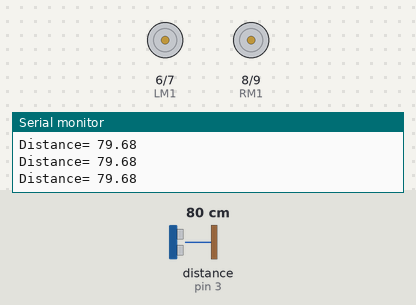
Bench run of a sketch on a simulated Arduino Uno, built with avr-gcc and run on an emulated ATmega328P. Parts: motor-driver pin pairs drawn as motors (green arrow = first pin HIGH = forward, orange = second pin HIGH = backward, longer = more drive), the last lines printed to the serial monitor. Wiring (inferred from the names in the program): ultrasonic range finder: trigger pin 2; echo pin 3. The test bench sets the inputs (shaded band); at power-on: distance to the obstacle (sensor on pin 3) 80 cm. The echo pulse lasts 58.3 µs per cm.

Above: at 1.2 s.
1.3 s: distance to the obstacle (sensor on pin 3) set to 45 cm
2.8 s: distance to the obstacle (sensor on pin 3) set to 37 cm
At 3.5 s:
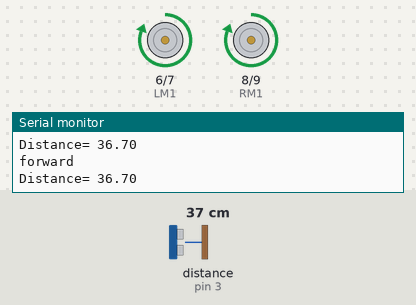
4.4 s: distance to the obstacle (sensor on pin 3) set to 18 cm
5.9 s: distance to the obstacle (sensor on pin 3) set to 14 cm
At 6.3 s:
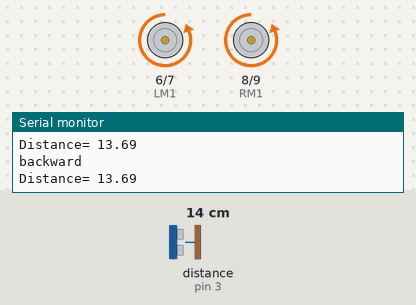
7.5 s: distance to the obstacle (sensor on pin 3) set to 35 cm
At 8.7 s:
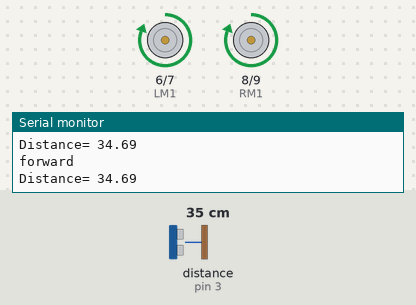
9.1 s: distance to the obstacle (sensor on pin 3) set to 2 cm
At 10.5 s:
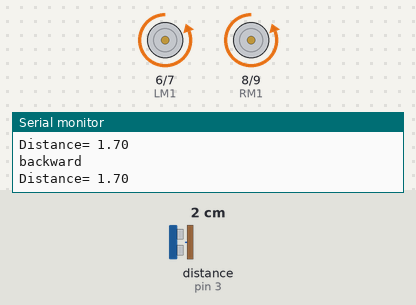
Timing chart, 0 to 11.7 s (numbered marks = the images above; inputs shaded):
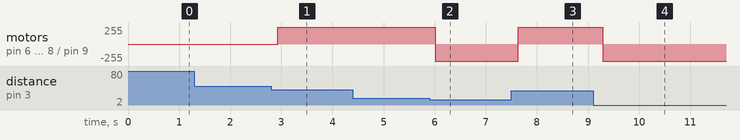

The sketch:

ultra.ino
```cpp
int echoPin=3;
int TrigPin=2;
int LM1=6;
int RM1=8;
int LM2=7;
int RM2=9;
float duration,distance;
void setup() {

pinMode(LM1,OUTPUT);
pinMode(LM2,OUTPUT);
pinMode(RM1,OUTPUT);
pinMode(RM2,OUTPUT);

  Serial.begin(9600);
  pinMode(echoPin,INPUT);
   pinMode(TrigPin,OUTPUT);
  // put your setup code here, to run once:

}
void forward()
{
  digitalWrite(LM1,1);
  digitalWrite(LM2,0);
  digitalWrite(RM1,1);
  digitalWrite(RM2,0);
}
void backward()
{
  digitalWrite(LM1,0);
  digitalWrite(LM2,1);
  digitalWrite(RM1,0);
  digitalWrite(RM2,1);
}
void left()
{
  digitalWrite(LM1,0);
  digitalWrite(LM2,0);
  digitalWrite(RM1,1);
  digitalWrite(RM2,0);
}
void right()
{
  digitalWrite(LM1,1);
  digitalWrite(LM2,0);
  digitalWrite(RM1,0);
  digitalWrite(RM2,0);
}

void loop() {
  digitalWrite(TrigPin,LOW);
  delayMicroseconds(2);
  digitalWrite(TrigPin,HIGH);
  delayMicroseconds(10);
  digitalWrite(TrigPin,LOW);
  duration=pulseIn(echoPin,HIGH);
  distance=(duration/2)*0.0343;
  Serial.print("Distance= ");
  Serial.print(distance);
  delay(100);
  Serial.print("\n");
     if(distance<15)
    {
      backward();
      Serial.println("backward");
    }
    else if(distance>16 &&distance<40 )
   {
    forward();
    Serial.println("forward");

    }


  // put your main code here, to run repeatedly:

}
```

Measured:
- the behaviour switches between 41 and 40 cm on distance to the obstacle (sensor on pin 3) (found by bisection; images 0 and 1)
- the behaviour switches between 16 and 15 cm on distance to the obstacle (sensor on pin 3) (found by bisection; images 1 and 2)
- after the input at 2.8 s, motor on pin 6 (LM1) / pin 7 (LM2), motor on pin 8 (RM1) / pin 9 (RM2): stopped → forward 255/255 after 0.13 s
- after the input at 5.9 s, motor on pin 6 (LM1) / pin 7 (LM2), motor on pin 8 (RM1) / pin 9 (RM2): forward 255/255 → backward 255/255 after 0.11 s
- after the input at 7.5 s, motor on pin 6 (LM1) / pin 7 (LM2), motor on pin 8 (RM1) / pin 9 (RM2): backward 255/255 → forward 255/255 after 0.14 s
- after the input at 9.1 s, motor on pin 6 (LM1) / pin 7 (LM2), motor on pin 8 (RM1) / pin 9 (RM2): forward 255/255 → backward 255/255 after 0.19 s
